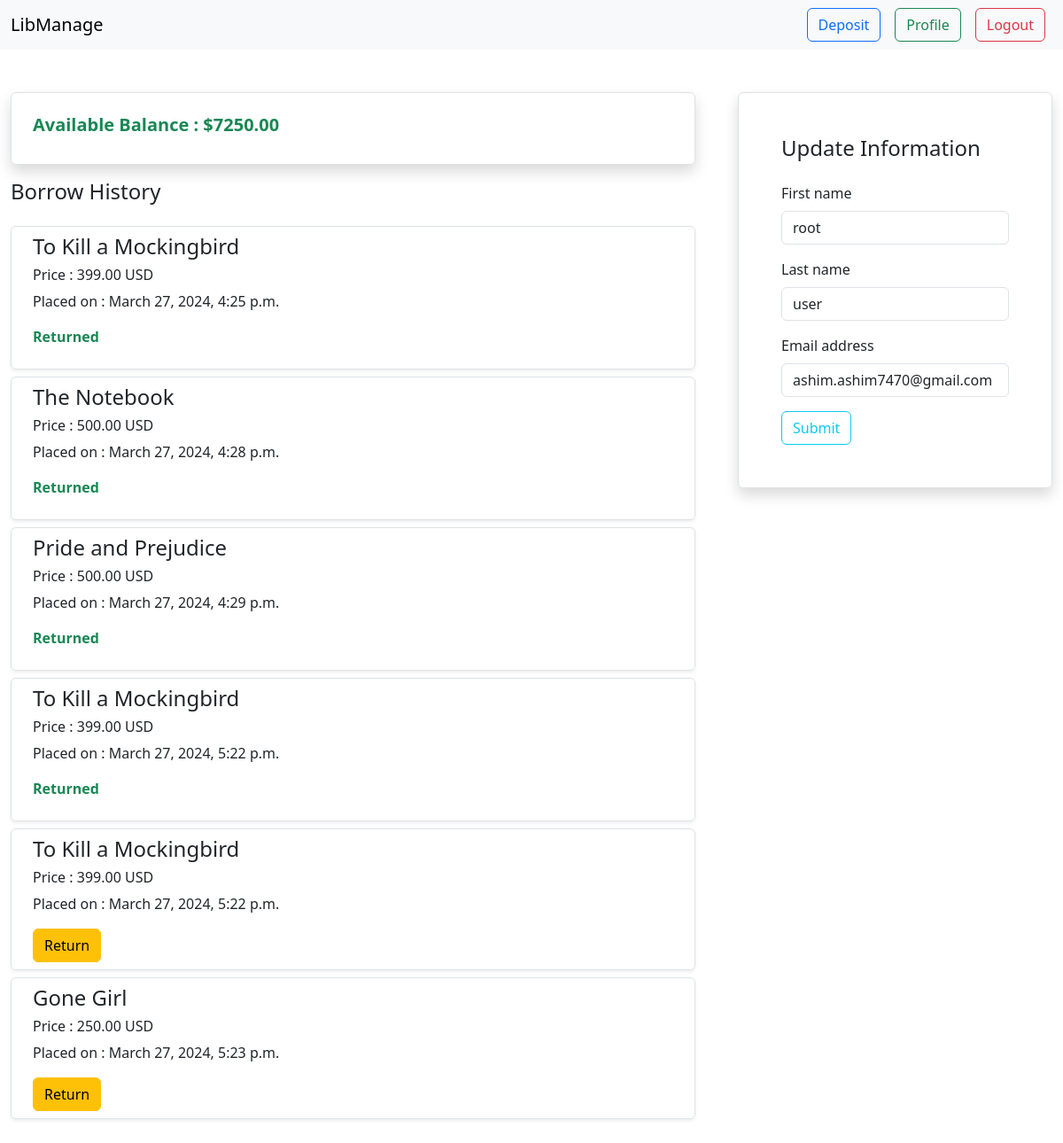
/accounts/profile/ (signed in), run on the app's committed database.
### accounts/models.py (models this page shows)
class UserAccount(models.Model) :
    user = models.OneToOneField(User, related_name='account', on_delete=models.CASCADE);
    balance = models.DecimalField(default=0, max_digits=12, decimal_places=2);

### borrow/models.py (models this page shows)
class Borrow(models.Model) :
    user = models.ForeignKey(User, on_delete=models.CASCADE, related_name="borrows");
    book = models.ForeignKey(Book, on_delete=models.CASCADE, related_name="borrow_books");
    createdAt = models.DateTimeField(auto_now_add = True);
    is_returned = models.BooleanField(default=False)

### book/models.py (models this page shows)
class Book(models.Model) :
    title = models.CharField(max_length=25);
    description = models.CharField(max_length=500);
    image = models.ImageField(upload_to='uploads/media/', blank=True, null=True);
    price = models.DecimalField(decimal_places=2, max_digits=12);
    category=models.ForeignKey(Category, related_name='category', on_delete=models.CASCADE)

### accounts/views.py (the view, shortened to what this page needs)
# urls.py: path('profile/', login_required(UserAccountUpdateView.as_view()), name='profile' )
class UserAccountUpdateView(View):
    template_name = 'profile.html'
    def get(self, request):
        form = UserUpdateForm(instance=request.user)
        borrows = Borrow.objects.filter(user=request.user);
        balance = UserAccount.objects.get(user=self.request.user).balance;
        return render(request, self.template_name, {'form': form, 'borrows': borrows, 'balance' : balance})

### accounts/forms.py (shortened to what this page needs)
class UserUpdateForm(forms.ModelForm):
    class Meta:
        model = User
        fields = ['first_name', 'last_name', 'email']

### accounts/templates/profile.html
{% extends 'base.html' %}
{% load crispy_forms_tags %}
{% block content %}
{% if user.is_authenticated %}
<div class="container-fluid my-5 d-flex">
  <div class="flex-grow-1 me-5">
    <div class="shadow rounded border px-4 py-4 mb-3">
      <h5 class="text-success fw-bold">Available Balance : ${{balance}}</h5>
    </div>
    <h4 class="mb-4">Borrow History</h4>
    <div class="">
      {% for borrow in borrows %}
        <div class="my-2 shadow-sm border px-4 py-2 rounded">
          <h4>{{borrow.book.title}}</h4>
          <h6>Price : {{borrow.book.price}} USD</h6>
          <p class="text-sm">Placed on : {{borrow.createdAt}}</p>
          {% if borrow.is_returned %}
            <p class=" d-inline-block fw-bold text-success">Returned</p>
          {% else %}
            <a href="{% url 'bookReturn' borrow.id %}" class="btn btn-warning d-inline-block">Return</a>
          {% endif %}
        </div>
      {% endfor %}
    </div>
  </div>
  <div class="">
    <form action="" method="POST" class="shadow rounded border mx-auto p-5">
    <h4 class="mb-4">Update Information</h4>
    {% csrf_token %} {{form | crispy}}
    <button class="btn btn-outline-info" type="submit">Submit</button>
  </form>
  </div>
</div>
{% else %}
<div class="container-fluid">
  <h2 class="text-center text-danger">Logged Out Successfully</h2>
</div>
{% endif %} {% endblock %}

### data on the page
UserAccount: balance "7250.00"
Borrow: book "To Kill a Mockingbird", book.price "399.00", createdAt "March 27, 2024, 4:25 p.m.", is_returned "Returned"
Borrow: book "The Notebook", book.price "500.00", createdAt "March 27, 2024, 4:28 p.m.", is_returned "Returned"
Borrow: book "Pride and Prejudice", book.price "500.00", createdAt "March 27, 2024, 4:29 p.m.", is_returned "Returned"
Borrow: book "To Kill a Mockingbird", book.price "399.00", createdAt "March 27, 2024, 5:22 p.m.", is_returned "Returned"
Borrow: book "To Kill a Mockingbird", book.price "399.00", createdAt "March 27, 2024, 5:22 p.m.", is_returned "Return"
Borrow: book "Gone Girl", book.price "250.00", createdAt "March 27, 2024, 5:23 p.m.", is_returned "Return"
